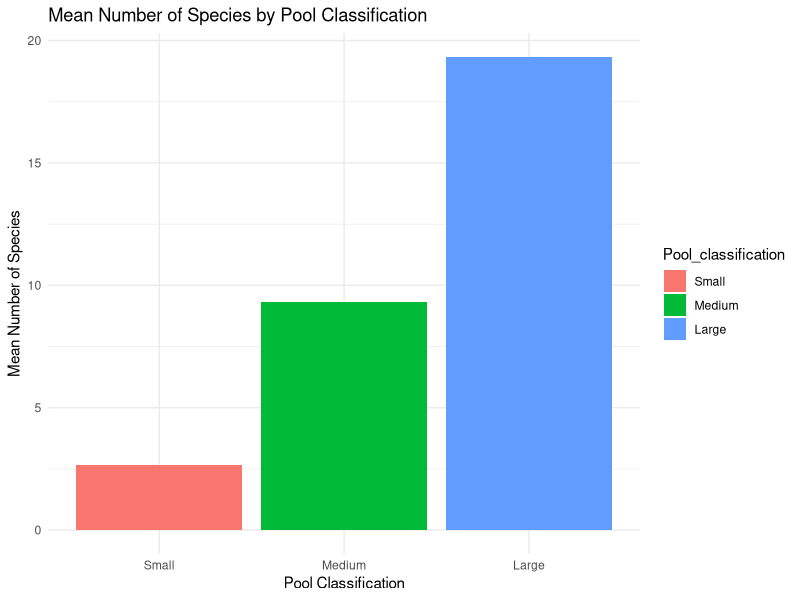

This chart was generated by the following R code:
## Shane Maguire

library(readxl)
library(tidyverse)

# Read the Excel file into R
data <- read_excel("ZOOV212-prac-4-data.xlsx", sheet = "RawData", range = "A1:D10")

# Print the first few rows of the data to check its structure
head(data)

# Get the column index for "Pool_number"
pool_number_col <- which(names(data) == "Pool_number")
 
# Reshape the data into tidy format
tidy_data <- data %>%
  pivot_longer(cols = c(Pool_number), names_to = "Variable", values_to = "Value")

# Checking stucture
head(tidy_data)


tidy_data$Pool_classification <- factor(tidy_data$Pool_classification, levels = c("Small", "Medium", "Large"))  

mean_species <- tidy_data %>%
  group_by(Pool_classification) %>%
  summarize(mean_species = mean(`#species`))


ggplot(mean_species, aes(x = Pool_classification, y = mean_species, fill = Pool_classification)) +
  geom_bar(stat = "identity") +
  labs(x = "Pool Classification", y = "Mean Number of Species", title = "Mean Number of Species by Pool Classification") +
  theme_minimal()    

